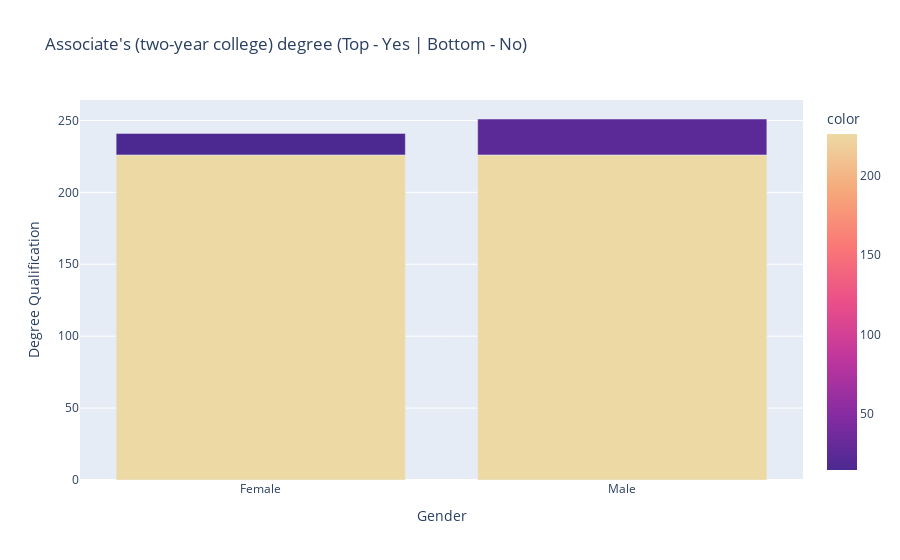

The notebook cell saved with this chart:
### Code cell
# Chart of persons that achieved a High School Diploma : Males Vs Females
bar = px.bar(
    x = educaa_by_sex.SEX,
    y = educaa_by_sex.EDUCAA,
    color= educaa_by_sex.EDUCAA,
    title = "Associate's (two-year college) degree (Top - Yes | Bottom - No)", 
    color_continuous_scale="agsunset"
)


bar.update_layout(
    xaxis_title = "Gender",
    yaxis_title = "Degree Qualification",
)

bar.show()

### Figure 1 — Plotly figure (JSON) as saved in the notebook; plotly's stock layout.template omitted (floating-point values rounded to 4 significant figures)
{"data": [{"alignmentgroup": "True", "hovertemplate": "x=%{x}<br>y=%{y}<br>color=%{marker.color}<extra></extra>", "legendgroup": "", "marker": {"color": [226, 15, 226, 25], "coloraxis": "coloraxis", "pattern": {"shape": ""}}, "name": "", "offsetgroup": "", "orientation": "v", "showlegend": false, "textposition": "auto", "type": "bar", "x": ["Female", "Female", "Male", "Male"], "xaxis": "x", "y": [226, 15, 226, 25], "yaxis": "y"}], "layout": {"barmode": "relative", "coloraxis": {"colorbar": {"title": {"text": "color"}}, "colorscale": [[0, "rgb(75, 41, 145)"], [0.1667, "rgb(135, 44, 162)"], [0.3333, "rgb(192, 54, 157)"], [0.5, "rgb(234, 79, 136)"], [0.6667, "rgb(250, 120, 118)"], [0.8333, "rgb(246, 169, 122)"], [1, "rgb(237, 217, 163)"]]}, "legend": {"tracegroupgap": 0}, "title": {"text": "Associate's (two-year college) degree (Top - Yes | Bottom - No)"}, "xaxis": {"anchor": "y", "domain": [0, 1], "title": {"text": "Gender"}}, "yaxis": {"anchor": "x", "domain": [0, 1], "title": {"text": "Degree Qualification"}}}}
